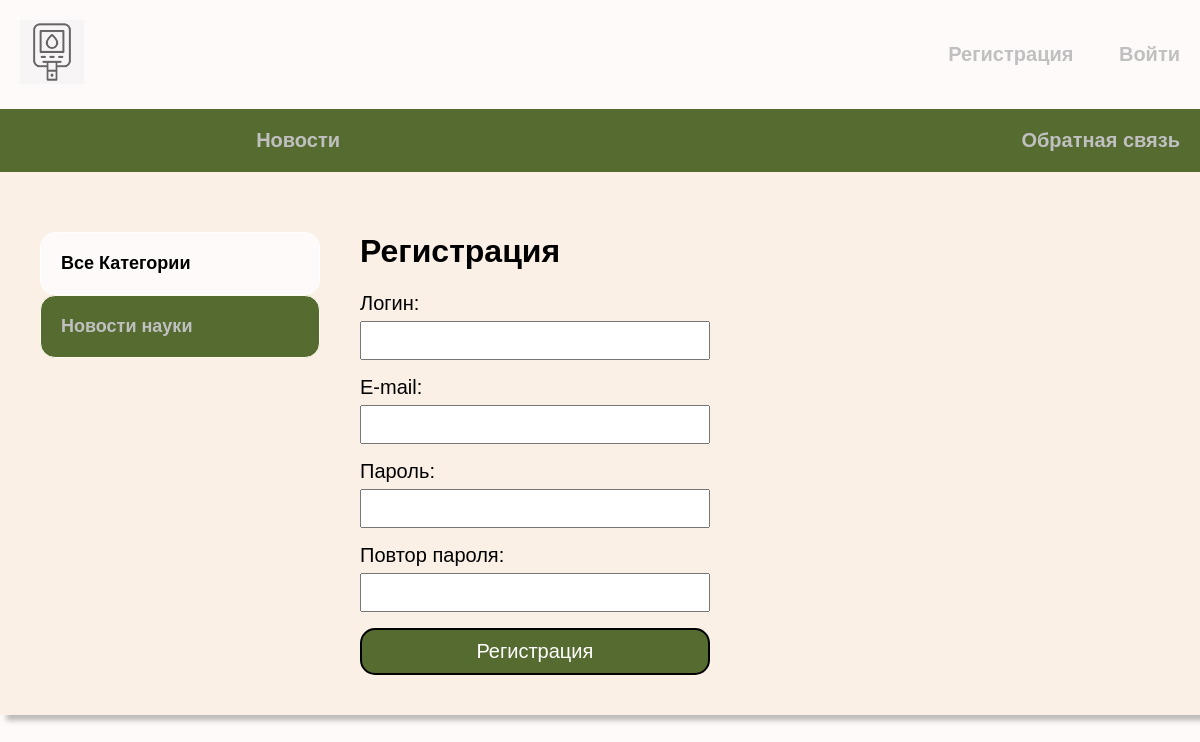
Page /register/ on the earlier database version.
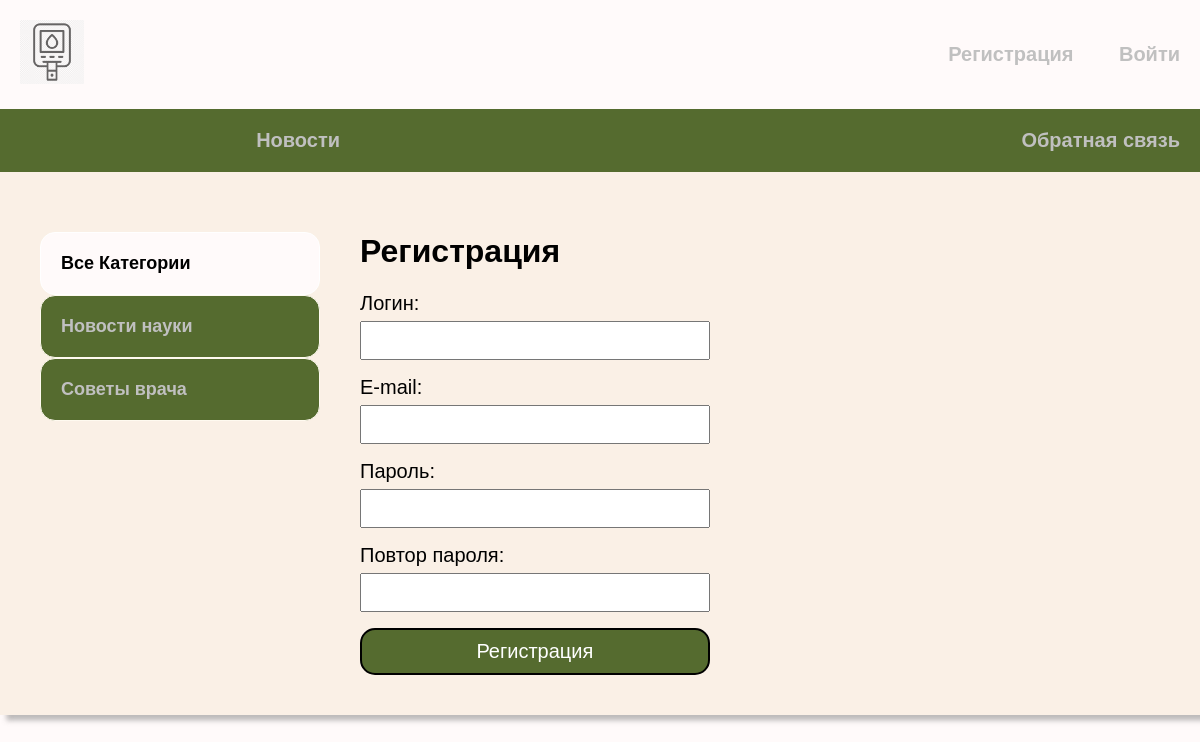
Same page on the later database version.
### news/models.py (models this page shows, shortened)
class Category(models.Model):
    name = models.CharField(max_length=150, db_index=True, verbose_name='Категории')
    slug = models.SlugField(max_length=150, unique=True, db_index=True)
    def get_absolute_url(self):
        return reverse('category', kwargs={'cat_slug': self.slug})
    class Meta:
        verbose_name = "Категория"
        verbose_name_plural = 'Категории'

### news/views.py (the view, shortened to what this page needs)
# urls.py: path('register/', RegisterUser.as_view(), name='register'),
class RegisterUser(DataMixin, CreateView):
    form_class = RegisterUserForm
    template_name = 'news/register.html'
    success_url = reverse_lazy('login')
    def get_context_data(self, *, object_list=None, **kwargs):
        context = super().get_context_data(**kwargs)
        c_def = self.get_user_context(title='Регистрация')
        return dict(list(context.items()) + list(c_def.items()))

### news/forms.py
class RegisterUserForm(UserCreationForm):
    username = forms.CharField(label='Логин', widget=forms.TextInput(attrs={'class': 'form-input'}))
    email = forms.EmailField(label='E-mail', widget=forms.EmailInput(attrs={'class': 'form-input'}))
    password1 = forms.CharField(label='Пароль', widget=forms.PasswordInput(attrs={'class': 'form-input'}))
    password2 = forms.CharField(label='Повтор пароля', widget=forms.PasswordInput(attrs={'class': 'form-input'}))
    class Meta:
        model = User
        fields = ('username', 'email', 'password1', 'password2')

### news/utils.py (called while the page is built)
    def get_user_context(self, **kwargs):
        context = kwargs
        cats = Category.objects.annotate(Count('news'))
        user_menu = menu.copy()
        if not self.request.user.is_authenticated:
            user_menu.pop(4)
            user_menu.pop(3)
            user_menu.pop(1)
        context['menu'] = user_menu
        context['cats'] = cats
        if 'cat_selected' not in context:
            context['cat_selected'] = 0
        return context

### news/templates/news/register.html (shortened to what this page needs)
{% extends 'news/base.html' %}
{% block content %}
<h1>{{title}}</h1>
<form method="post">
    {{ form.as_p }}
    <button>Регистрация</button>
</form>
{% endblock %}

### news/templates/news/base.html (shortened to what this page needs)
{% load static %}
{% load news_tags %}
<!DOCTYPE html>
<html lang="en">
<head>
    <link rel="stylesheet" href="{% static 'css/style.css' %}">
</head>
<body>
<div class="header">
    <div class="wrap">
        <ul class="mainheader">
             <li class="logo"><a href="{% url 'index' %}">
                 <img class="imglogo" src="{% static 'news/gluk.png' %}" alt="" width="64" height="64" >
             </a></li>
            {% if request.user.is_authenticated %}
            <li class="last"><a href="">{{ user.username }}</a> <a href="{% url 'logout' %}">Выйти</a></li>
            {% else %}
            <li class="last"><a href="{% url 'register' %}">Регистрация</a>  <a href='{% url "login" %}'>Войти</a></li>
            {% endif %}
        </ul>
        <ul class="mainmenu">
            {% for m in menu %}
            <li class="last">
                <a href="{% url m.url_name %}">{{m.title}}</a>
            </li>
            {% endfor %}
        </ul>
    </div>
</div>
<div class="content">
    <div class="wrap">
        {% if cat_selected != 'dia' %}
        <div class="sidebar">
            <ul>
                {% if cat_selected == 0 %}
                <li class="selected">Все Категории</li>
                {% else %}
                <li><a href="{% url 'index' %}">Все категории</a></li>
                {% endif %}
                {% for c in cats %}
                {% if c.news__count > 0 %}
                {% if c.pk == cat_selected %}
                <li class="selected">{{c.name}}</li>
                {% else %}
                <li><a href="{{ c.get_absolute_url }}">{{c.name}}</a></li>
                {% endif %}
                {% endif %}
                {% endfor %}
            </ul>
        </div>
        {% endif %}
        <div class="main">
            {% block content %}
            {% endblock %}
        </div>
    </div>
</div>
</body>
</html>

Differences in the rows shown:
added Category: name "Советы врача"
